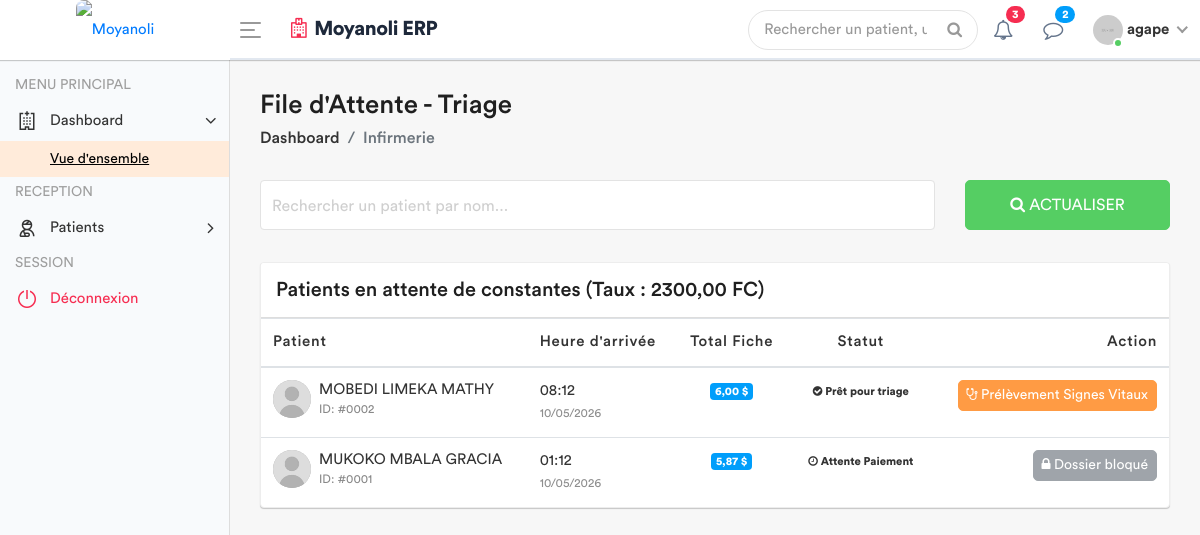
The page /infirmerie/attente/ (signed in) on the database as committed earlier.
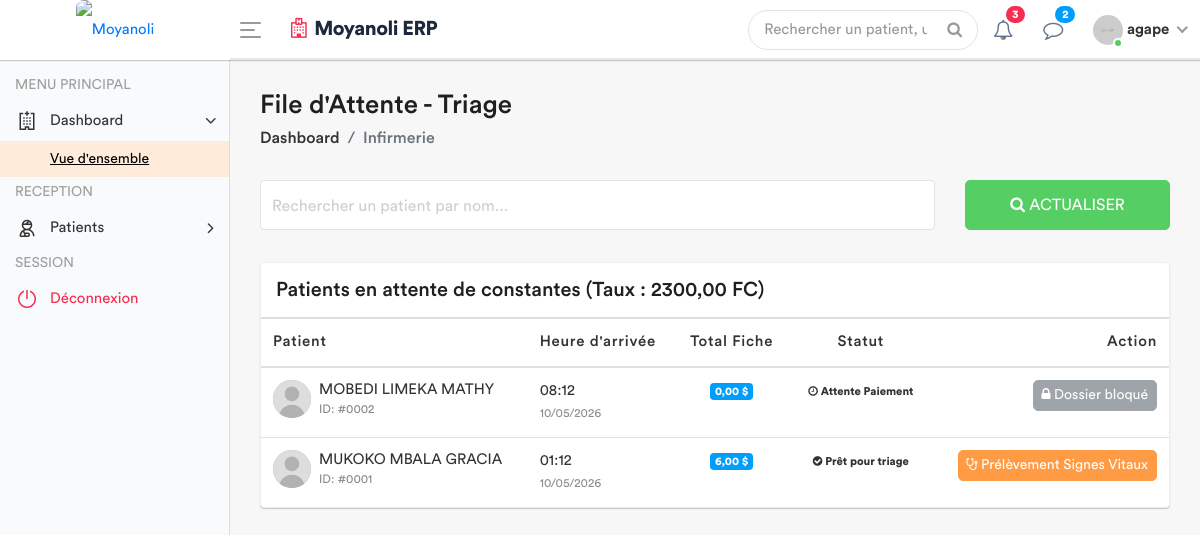
The same page on the database as committed later.
### apps/models.py (models this page shows, shortened)
class Patient(models.Model):
    code_patient = models.CharField(max_length=20, unique=True, editable=False)
    noms = models.CharField(max_length=100)
    service = models.ForeignKey(
        Service,
        on_delete=models.PROTECT, # On empêche de supprimer un service s'il a des patients
        related_name='patients',
        null=True # Utile si tu as déjà des patients en base sans service
    )
    sexe = models.CharField(max_length=1, choices=[('M', 'Masculin'), ('F', 'Féminin')])
    age = models.CharField(max_length=30)
    adresse = models.TextField()
    telephone = models.CharField(max_length=20)
    fiche_payee = models.BooleanField(default=False)
    created_by = models.ForeignKey(User, on_delete=models.SET_NULL, null=True, related_name='patients_crees')
    date_creation = models.DateTimeField(auto_now_add=True)
    date_modification = models.DateTimeField(auto_now=True)

### apps/views.py (the view)
# urls.py: path('infirmerie/attente/', views.liste_attente_triage, name='liste_attente_triage'),
@login_required
def liste_attente_triage(request):
    config = ConfigurationHopital.objects.first()
    taux = config.taux_usd_en_cdf if config else 2300.00
    patients_liste = Patient.objects.all().order_by('-date_creation')
    for patient in patients_liste:
        paiements = Paiement.objects.filter(patient=patient, service='FICHE')
        total_usd = 0
        for p in paiements:
            if p.devise == 'USD':
                total_usd += p.montant_verse
            else:
                total_usd += (p.montant_verse / taux)
        patient.total_fiche_usd = total_usd
        patient.a_solde_fiche = total_usd >= 6.00
    role = Fonction.objects.filter(userKey=request.user).first()
    fonctionKey = role.fonctionKey.roleName if role else None
    return render(request, 'back-end/infirmerie/liste_attente.html', {
        'patients': patients_liste,
        'taux': taux ,
        'fonctionKey' : fonctionKey
    })

### apps/templates/back-end/infirmerie/liste_attente.html (shortened to what the changed rows need)
<!DOCTYPE html>
{% load static %}
<html lang="fr">
    <head>
        {% include 'back-end/includes/css.html' %}
    </head>
    <body>
        <div class="main-wrapper">
            <div class="page-wrapper">
                <div class="content container-fluid">
                    <div class="card card-table mt-3">
                        <div class="card-body">
                            <div class="table-responsive">
                                <table class="table table-hover table-center mb-0" id="patientTable">
                                    <thead>
                                        <tr>
                                            <th>Patient</th>
                                            <th>Heure d'arrivée</th>
                                            <th class="text-center">Total Fiche</th>
                                            <th class="text-center">Statut</th>
                                            <th class="text-right">Action</th>
                                        </tr>
                                    </thead>
                                    <tbody>
                                        {% for patient in patients %}
                                        <tr>
                                            <td>
                                                <h2 class="table-avatar">
                                                    <a href="#" class="avatar avatar-sm mr-2">
                                                        <img class="avatar-img rounded-circle" src="{% static 'back-end/assets/img/user.jpg' %}" alt="User">
                                                    </a>
                                                    <a href="#">{{ patient.noms }} <span>ID: #{{ patient.id|stringformat:"04d" }}</span></a>
                                                </h2>
                                            </td>
                                            <td>{{ patient.date_creation|date:"H:i" }} <br><small class="text-muted">{{ patient.date_creation|date:"d/m/Y" }}</small></td>
                                            <td class="text-center">
                                                <span class="badge badge-info">{{ patient.total_fiche_usd|floatformat:2 }} $</span>
                                            </td>
                                            <td class="text-center">
                                                {% if patient.a_solde_fiche %}
                                                    <span class="badge badge-success-border"><i class="fa fa-check-circle"></i> Prêt pour triage</span>
                                                {% else %}
                                                    <span class="badge badge-danger-border"><i class="fa fa-clock-o"></i> Attente Paiement</span>
                                                {% endif %}
                                            </td>
                                            <td class="text-right">
                                                {% if patient.a_solde_fiche %}
                                                    <a href="{% url 'saisir_signes' patient.id %}" class="btn btn-primary btn-sm">
                                                        <i class="fa fa-stethoscope"></i> Prélèvement Signes Vitaux
                                                    </a>
                                                {% else %}
                                                    <button class="btn btn-secondary btn-sm" disabled title="Le patient doit d'abord solder la fiche (6 USD)">
                                                        <i class="fa fa-lock"></i> Dossier bloqué
                                                    </button>
                                                {% endif %}
                                            </td>
                                        </tr>
                                        {% empty %}
                                        <tr>
                                            <td colspan="5" class="text-center py-4">
                                                <div class="text-muted">Aucun patient dans la file d'attente.</div>
                                            </td>
                                        </tr>
                                        {% endfor %}
                                    </tbody>
                                </table>
                            </div>
                        </div>
                    </div>
                </div>
            </div>
        </div>
    </body>
</html>

Rows that differ between the two databases and show on the page:
computed for Patient "MOBEDI LIMEKA MATHY": total_fiche_usd "6,00" → "0,00"; text "Prêt pour triage Prélèvement Signes Vitaux" → "Attente Paiement Dossier bloqué"
changed Patient "MUKOKO MBALA GRACIA": total_fiche_usd "5,87" → "6,00"; text "Attente Paiement Dossier bloqué" → "Prêt pour triage Prélèvement Signes Vitaux"
